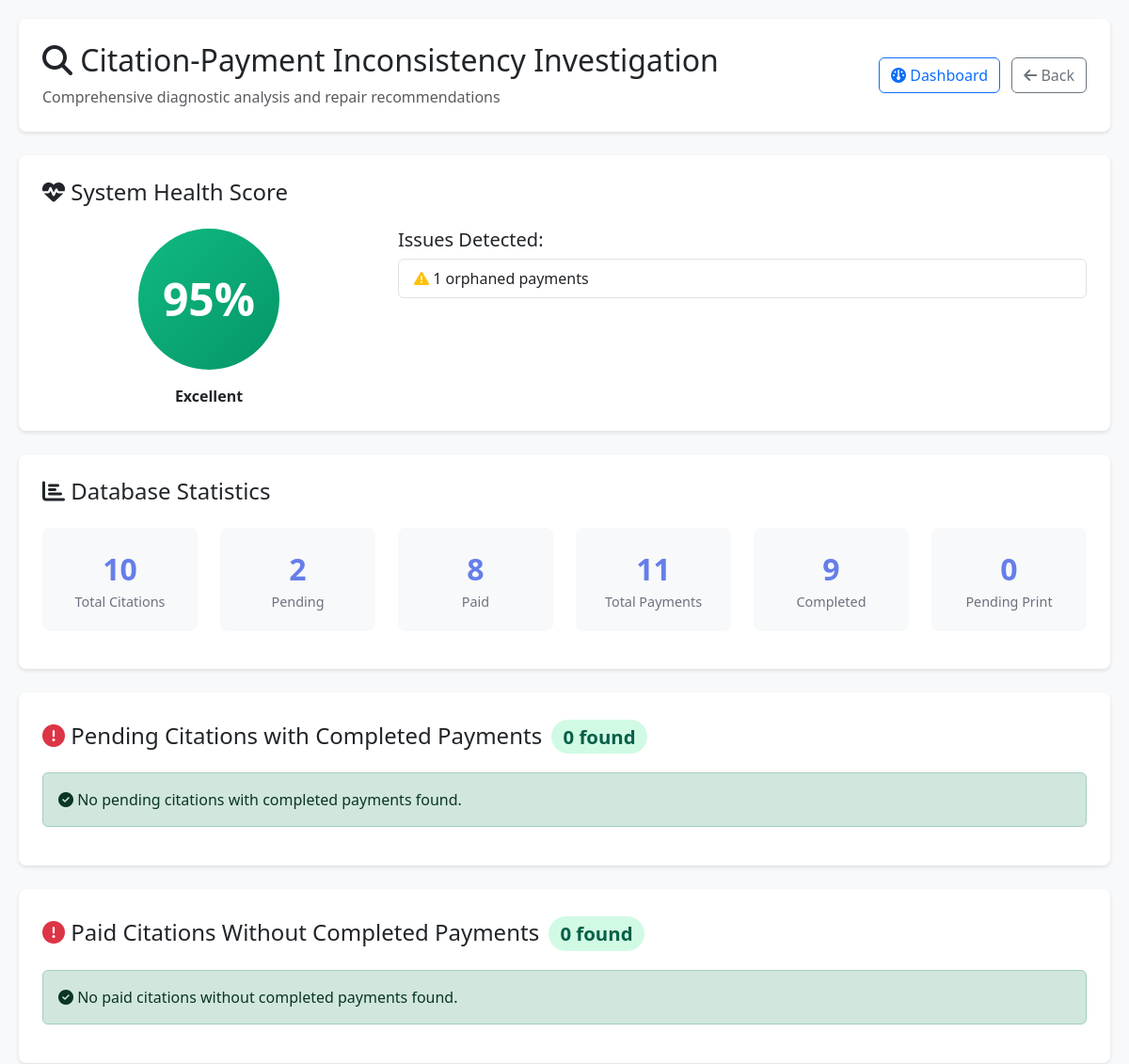
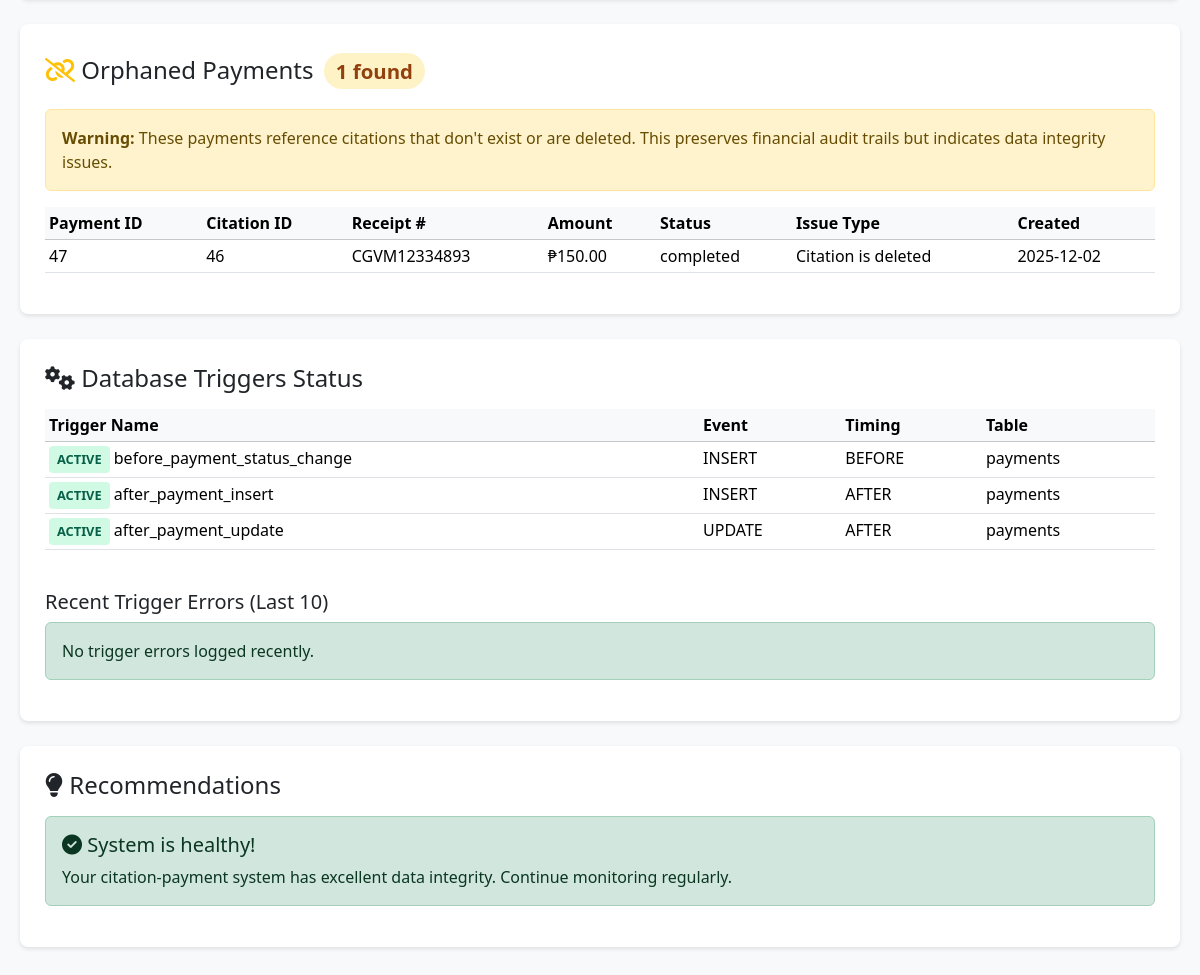
The app's page /admin/diagnostics/investigate_citation_payment_inconsistency.php (signed in) with its own data (2 pictures, top to bottom).
### tables this page shows
CREATE TABLE `payments` (
  `payment_id` int(11) NOT NULL,
  `citation_id` int(11) NOT NULL,
  `amount_paid` decimal(10,2) NOT NULL,
  `payment_method` enum('cash','check','online','gcash','paymaya','bank_transfer','money_order') NOT NULL DEFAULT 'cash',
  `payment_date` datetime NOT NULL,
  `reference_number` varchar(100) DEFAULT NULL COMMENT 'Check number, transaction ID, etc.',
  `receipt_number` varchar(50) NOT NULL COMMENT 'Official Receipt number',
  `collected_by` int(11) NOT NULL COMMENT 'User ID of cashier/collector',
  `check_number` varchar(50) DEFAULT NULL,
  `check_bank` varchar(100) DEFAULT NULL,
  `check_date` date DEFAULT NULL,
  `notes` text DEFAULT NULL,
  `status` enum('completed','pending','pending_print','failed','refunded','cancelled','voided') DEFAULT 'completed' COMMENT 'Payment status',
  `created_at` datetime DEFAULT current_timestamp(),
  `updated_at` datetime DEFAULT current_timestamp() ON UPDATE current_timestamp()
);

### admin/diagnostics/investigate_citation_payment_inconsistency.php (the view, shortened to what the rows shown need)
<?php
$pdo = getPDO();
$diagnostics = [];
$diagnostics['stats'] = [];
$stmt = $pdo->query("SELECT COUNT(*) FROM citations WHERE deleted_at IS NULL");
$diagnostics['stats']['total_citations'] = $stmt->fetchColumn();
$stmt = $pdo->query("SELECT COUNT(*) FROM citations WHERE status = 'pending' AND deleted_at IS NULL");
$diagnostics['stats']['pending_citations'] = $stmt->fetchColumn();
$stmt = $pdo->query("SELECT COUNT(*) FROM citations WHERE status = 'paid' AND deleted_at IS NULL");
$diagnostics['stats']['paid_citations'] = $stmt->fetchColumn();
$stmt = $pdo->query("SELECT COUNT(*) FROM payments");
$diagnostics['stats']['total_payments'] = $stmt->fetchColumn();
$stmt = $pdo->query("SELECT COUNT(*) FROM payments WHERE status = 'completed'");
$diagnostics['stats']['completed_payments'] = $stmt->fetchColumn();
$stmt = $pdo->query("SELECT COUNT(*) FROM payments WHERE status = 'pending_print'");
$diagnostics['stats']['pending_print_payments'] = $stmt->fetchColumn();
$stmt = $pdo->query("
    SELECT status, COUNT(*) as count
    FROM citations
    WHERE deleted_at IS NULL
    GROUP BY status
    ORDER BY count DESC
");
$diagnostics['citation_status_breakdown'] = $stmt->fetchAll(PDO::FETCH_ASSOC);
$stmt = $pdo->query("
    SELECT status, COUNT(*) as count
    FROM payments
    GROUP BY status
    ORDER BY count DESC
");
$diagnostics['payment_status_breakdown'] = $stmt->fetchAll(PDO::FETCH_ASSOC);
$stmt = $pdo->query("
    SELECT
        c.citation_id,
        c.ticket_number,
        CONCAT(c.first_name, ' ', c.last_name) as driver_name,
        c.status as citation_status,
        c.total_fine,
        c.created_at as citation_created,
        COUNT(p.payment_id) as payment_count,
        GROUP_CONCAT(p.receipt_number ORDER BY p.created_at SEPARATOR ', ') as receipt_numbers,
        GROUP_CONCAT(p.amount_paid ORDER BY p.created_at SEPARATOR ', ') as amounts_paid,
        MAX(p.created_at) as last_payment_date
    FROM citations c
    INNER JOIN payments p ON c.citation_id = p.citation_id
    WHERE c.status = 'pending'
        AND p.status = 'completed'
        AND c.deleted_at IS NULL
    GROUP BY c.citation_id
    ORDER BY last_payment_date DESC
");
$diagnostics['pending_with_payments'] = $stmt->fetchAll(PDO::FETCH_ASSOC);
$stmt = $pdo->query("
    SELECT
        c.citation_id,
        c.ticket_number,
        CONCAT(c.first_name, ' ', c.last_name) as driver_name,
        c.status as citation_status,
        c.total_fine,
        c.created_at as citation_created,
        COUNT(p.payment_id) as total_payments,
        COUNT(CASE WHEN p.status = 'completed' THEN 1 END) as completed_payments,
        GROUP_CONCAT(DISTINCT p.status SEPARATOR ', ') as payment_statuses
    FROM citations c
    LEFT JOIN payments p ON c.citation_id = p.citation_id
    WHERE c.status = 'paid'
        AND c.deleted_at IS NULL
    GROUP BY c.citation_id
    HAVING completed_payments = 0
");
$diagnostics['paid_without_payments'] = $stmt->fetchAll(PDO::FETCH_ASSOC);
$stmt = $pdo->query("
    SELECT
        p.payment_id,
        p.citation_id,
        p.receipt_number,
        p.amount_paid,
        p.status as payment_status,
        p.created_at,
        CASE
            WHEN c.citation_id IS NULL THEN 'Citation does not exist'
            WHEN c.deleted_at IS NOT NULL THEN 'Citation is deleted'
            ELSE 'Unknown'
        END as issue_type
    FROM payments p
    LEFT JOIN citations c ON p.citation_id = c.citation_id
    WHERE c.citation_id IS NULL OR c.deleted_at IS NOT NULL
    ORDER BY p.created_at DESC
");
$diagnostics['orphaned_payments'] = $stmt->fetchAll(PDO::FETCH_ASSOC);
$stmt = $pdo->query("SHOW TRIGGERS LIKE 'payments'");
$diagnostics['triggers'] = $stmt->fetchAll(PDO::FETCH_ASSOC);
$stmt = $pdo->query("SHOW TABLES LIKE 'trigger_error_log'");
$diagnostics['has_error_log'] = $stmt->rowCount() > 0;
if ($diagnostics['has_error_log']) {
    $stmt = $pdo->query("
        SELECT
            log_id,
            trigger_name,
            error_message,
            citation_id,
            payment_id,
            created_at
        FROM trigger_error_log
        ORDER BY created_at DESC
        LIMIT 10
    ");
    $diagnostics['recent_trigger_errors'] = $stmt->fetchAll(PDO::FETCH_ASSOC);
} else {
    $diagnostics['recent_trigger_errors'] = [];
}
?>
<!DOCTYPE html>
<html lang="en">
<head>
    <link href="https://cdn.jsdelivr.net/npm/bootstrap@5.3.3/dist/css/bootstrap.min.css" rel="stylesheet">
    <link rel="stylesheet" href="https://cdnjs.cloudflare.com/ajax/libs/font-awesome/6.4.2/css/all.min.css">
</head>
<body>
    <div class="investigation-container">
        <div class="section-card">
            <div class="d-flex justify-content-between align-items-center">
                <div>
                    <h2><i class="fas fa-search"></i> Citation-Payment Inconsistency Investigation</h2>
                </div>
            </div>
        </div>
        <div class="section-card">
            <?php if (count($diagnostics['orphaned_payments']) > 0): ?>
                <div class="table-responsive">
                    <table class="table table-sm table-hover">
                        <thead class="table-light">
                            <tr>
                                <th>Payment ID</th>
                                <th>Citation ID</th>
                                <th>Receipt #</th>
                                <th>Amount</th>
                                <th>Status</th>
                                <th>Issue Type</th>
                                <th>Created</th>
                            </tr>
                        </thead>
                        <tbody>
                            <?php foreach ($diagnostics['orphaned_payments'] as $row): ?>
                                <tr>
                                    <td><?= $row['payment_id'] ?></td>
                                    <td><?= $row['citation_id'] ?></td>
                                    <td><?= htmlspecialchars($row['receipt_number']) ?></td>
                                    <td>₱<?= number_format($row['amount_paid'], 2) ?></td>
                                    <td><?= htmlspecialchars($row['payment_status']) ?></td>
                                    <td><?= htmlspecialchars($row['issue_type']) ?></td>
                                    <td><?= date('Y-m-d', strtotime($row['created_at'])) ?></td>
                                </tr>
                            <?php endforeach; ?>
                        </tbody>
                    </table>
                </div>
            <?php else: ?>
                <div class="alert alert-success">
                    <i class="fas fa-check-circle"></i> No orphaned payments found.
                </div>
            <?php endif; ?>
        </div>
        <div class="section-card">
            <?php if (count($diagnostics['triggers']) > 0): ?>
                <div class="table-responsive">
                    <table class="table table-sm">
                        <thead class="table-light">
                            <tr>
                                <th>Trigger Name</th>
                                <th>Event</th>
                                <th>Timing</th>
                                <th>Table</th>
                            </tr>
                        </thead>
                    </table>
                </div>
            <?php endif; ?>
        </div>
    </div>
</body>
</html>

### records on screen
payments: payment_id "47", citation "46", receipt_number "CGVM12334893", amount_paid "150.00", status "completed", issue_type "Citation is deleted", created_at "2025-12-02"

### other values on screen
$health_score "95"
$issue "1 orphaned payments"
$diagnostics['stats']['total_citations'] "10"
$diagnostics['stats']['pending_citations'] "2"
$diagnostics['stats']['paid_citations'] "8"
$diagnostics['stats']['total_payments'] "11"
$diagnostics['stats']['completed_payments'] "9"
$diagnostics['stats']['pending_print_payments'] "0"
count($diagnostics['pending_with_payments']) "0"
count($diagnostics['paid_without_payments']) "0"
count($diagnostics['orphaned_payments']) "1"
$trigger['Trigger'] "before_payment_status_change"
$trigger['Event'] "INSERT"
$trigger['Timing'] "BEFORE"
$trigger['Table'] "payments"
